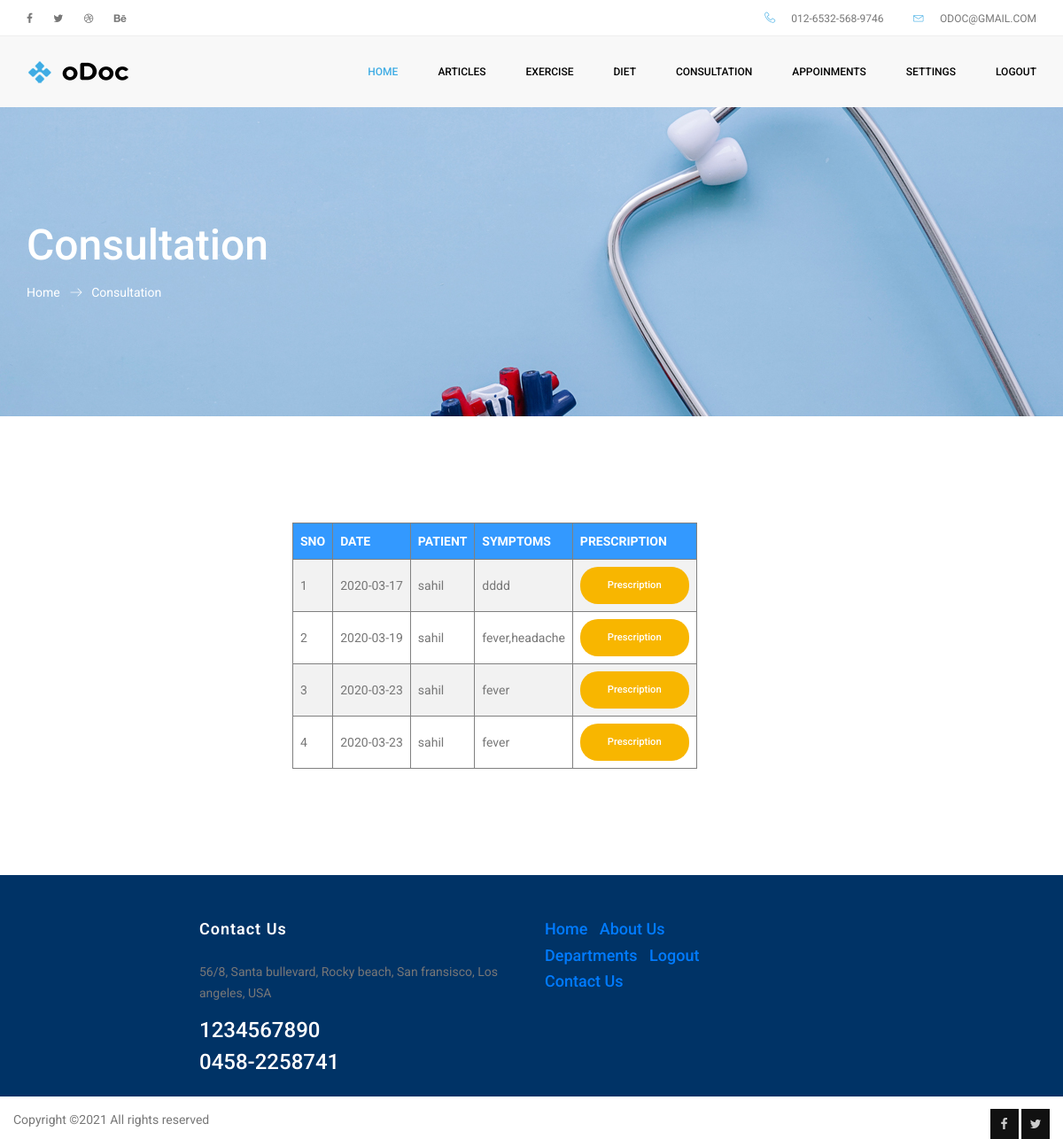
Page /doctor/view_symptom.php (signed in) on the committed database.
### tables this page shows
CREATE TABLE `consultation` (
  `cid` int(11) NOT NULL,
  `id` varchar(20) NOT NULL,
  `patient_id` int(11) NOT NULL,
  `doctor_id` int(11) NOT NULL,
  `symptoms` varchar(100) NOT NULL,
  `date` date NOT NULL,
  `status` varchar(20) NOT NULL
);

CREATE TABLE `patient_registration` (
  `id` int(11) NOT NULL,
  `name` varchar(20) NOT NULL,
  `user name` varchar(60) NOT NULL,
  `age` int(11) NOT NULL,
  `gender` varchar(60) NOT NULL,
  `address` varchar(100) NOT NULL,
  `phone number` varchar(10) NOT NULL,
  `email` varchar(100) NOT NULL,
  `password` varchar(200) NOT NULL,
  `image` varchar(200) NOT NULL,
  `status` varchar(100) NOT NULL
);

### doctor/view_symptom.php (the view, shortened to what this page needs)
<!doctype html>
<html lang="en">
<head>
    <link rel="stylesheet" href="../css/bootstrap.css">
    <link rel="stylesheet" href="../vendors/linericon/style.css">
    <link rel="stylesheet" href="../css/font-awesome.min.css">
    <link rel="stylesheet" href="../vendors/owl-carousel/owl.carousel.min.css">
    <link rel="stylesheet" href="../vendors/lightbox/simpleLightbox.css">
    <link rel="stylesheet" href="../vendors/nice-select/css/nice-select.css">
    <link rel="stylesheet" href="../vendors/animate-css/animate.css">
    <link rel="stylesheet" href="../css/style.css">
    <link rel="stylesheet" href="../css/table.css">
    <link rel="stylesheet" href="../css/responsive.css">
</head>
<body>
<?php
$con=mysqli_connect("localhost","root","","find_my_doctor");
$s="SELECT distinct id  FROM `consultation` where doctor_id='".$_SESSION['uid']."'";
$ss=mysqli_query($con,$s);
if(mysqli_num_rows($ss)>0)
{?>
<tr>
		<header class="header_area">
	  <div class="top_menu row m0">
			<div class="container">
				<div class="float-left">
					<ul class="left_side">
						<li>
							<a href="#">
								<i class="fa fa-facebook-f"></i>
							</a>
						</li>
						<li>
							<a href="#">
								<i class="fa fa-twitter"></i>
							</a>
						</li>
						<li>
							<a href="#">
								<i class="fa fa-dribbble"></i>
							</a>
						</li>
						<li>
							<a href="#">
								<i class="fa fa-behance"></i>
							</a>
						</li>
					</ul>
				</div>
				<div class="float-right">
					<ul class="right_side">
						<li>
							<a href="#">
								<i class="lnr lnr-phone-handset"></i>
								012-6532-568-9746
							</a>
						</li>
						<li>
							<a href="#">
								<i class="lnr lnr-envelope"></i>
								odoc@gmail.com
							</a>
						</li>
					</ul>
				</div>
			</div>
		</div>
		<div class="main_menu">
			<nav class="navbar navbar-expand-lg navbar-light">
				<div class="container">
					<a class="navbar-brand logo_h" href="#">
						<img src="../img/logo1.png" alt="">
					</a>
				<div class="collapse navbar-collapse offset" id="navbarSupportedContent">
						<div class="row ml-0 w-100">
							<div class="col-lg-12 pr-0">
								<ul class="nav navbar-nav center_nav pull-right">
									<li class="nav-item active" >
										<a class="nav-link" href="doctor_home.php">Home</a>
									</li>
                                    <li class="nav-item submenu dropdown">
										<a href="#" class="nav-link dropdown-toggle" data-toggle="dropdown" role="button" aria-haspopup="true" aria-expanded="false">ARTICLES</a>
									</li>
                                    <li class="nav-item submenu dropdown">
										<a href="#" class="nav-link dropdown-toggle" data-toggle="dropdown" role="button" aria-haspopup="true" aria-expanded="false">Exercise</a>
									</li>
                                    <li class="nav-item submenu dropdown">
										<a href="#" class="nav-link dropdown-toggle" data-toggle="dropdown" role="button" aria-haspopup="true" aria-expanded="false">diet</a>
									</li>
									 <li class="nav-item " >
										<a class="nav-link" href="view_symptom.php">Consultation</a>
									</li>
                                    <li class="nav-item " >
										<a class="nav-link" href="view_token_list.php">Appoinments</a>
									</li>
                                    <li class="nav-item submenu dropdown">
										<a href="#" class="nav-link dropdown-toggle" data-toggle="dropdown" role="button" aria-haspopup="true" aria-expanded="false">Settings</a>
									</li>
									<li class="nav-item ">
										<a class="nav-link" href="../logout.php">logout</a>
									</li>
								</ul>
							</div>
						</div>
					</div>
				</div>
			</nav>
		</div>
	</header>
    <section class="banner_area">
        <div class="banner_inner d-flex align-items-center">
            <div class="container">
                <div class="banner_content text-left">
                    <h2>Consultation</h2>
                    <div class="page_link">
                        <a href="doctor_home.php">Home</a>
                        <a href="">Consultation</a>
                    </div>
                </div>
            </div>
        </div>
    </section>
    <section class="contact_area p_120">
        <div class="container">
          <div class="row" style="margin-left:300px">
            <form method="post" enctype="multipart/form-data">
<center><table border="1">
<th>SNO</th>
<th>DATE</th>
<th>PATIENT</th>
<th>SYMPTOMS</th>
<th>PRESCRIPTION</th>
</tr>
<?php
$i=1;
  while($x=mysqli_fetch_array($ss))
  {
    $a="SELECT distinct patient_id  FROM `consultation`  where id='".$x[0]."'";
	$aa=mysqli_query($con,$a);
  $r=mysqli_fetch_array($aa);
  $b="SELECT * FROM `patient_registration` where id='".$r[0]."'";
  $bb=mysqli_query($con,$b);
   while($m=mysqli_fetch_array($bb))
   {
   ?>
	<?php
	$c="SELECT *  FROM `consultation`  where patient_id='".$r[0]."' and id='".$x[0]."'";
	$cc=mysqli_query($con,$c);
   while($n=mysqli_fetch_array($cc))
   {
	?><tr><td><?php echo $i;?></td>
        <td><?php echo $n['date'];?></td>
        <td><?php echo $m['name'];?></td>
      <td><?php echo $n[4];?></td>
	<?php
	}	?>
  <td><a href="prescription.php?id=<?php echo $x[0];?>" class="genric-btn primary circle">Prescription</a></td></tr>
   <?php
  $i=$i+1;
  }
 }
 }
 else
 {
  ?><font color="#FF3399"><?php echo "NO DATA FOUND";?></font>
  <?php
 }
  ?>
        <footer class="footer-area section_gap">
		<div class="container" style="height:150px">
			<div class="row">
				<div class="col-lg-2  col-md-6">
				</div>
				<div class="col-lg-4  col-md-6">
					<div class="single-footer-widget mail-chimp">
						<h6 class="mb-20">Contact Us</h6>
						<p>
							56/8, Santa bullevard, Rocky beach, San fransisco, Los angeles, USA
						</p>
						<h3>1234567890</h3>
						<h3>0458-2258741</h3>
					</div>
				</div>
				<div class="col-lg-6  col-md-12">
					<div class="single-footer-widget newsletter">
						<h4><a href="../index.php">Home</a>&nbsp;&nbsp;&nbsp;<a href="../about.php">About Us</a></h4>
                        <h4><a href="../department.php">Departments</a>&nbsp;&nbsp;&nbsp;<a href="../logout.php">Logout</a></h4>
                        <h4><a href="../contact.php">Contact Us</a></h4>
					</div>
				</div>
			</div>
			<div class="row footer-bottom d-flex justify-content-between" style="margin-top:-50px">
				<p class=" footer-text m-0">
Copyright &copy;<script>document.write(new Date().getFullYear());</script> All rights reserved
				</p>
				<div class=" footer-social" style="margin-left:100px">
					<a href="#">
						<i class="fa fa-facebook"></i>
					</a>
					<a href="#">
						<i class="fa fa-twitter"></i>
					</a>
				</div>
			</div>
		</div>
	</footer>
</body>
</html>

### css/table.css (style rules this page uses)
table { border-collapse: collapse; width: 100%; }
th, td { text-align: left; padding: 8px; }
tr:nth-child(even) { background-color: #f2f2f2 }
th { background-color:#3399FF; color: white; }

### rows in the picture
patient_registration: name "sahil"
consultation: date "2020-03-17", symptoms "dddd"
consultation: date "2020-03-19", symptoms "fever,headache"
consultation: date "2020-03-23", symptoms "fever"
consultation: date "2020-03-23", symptoms "fever"
